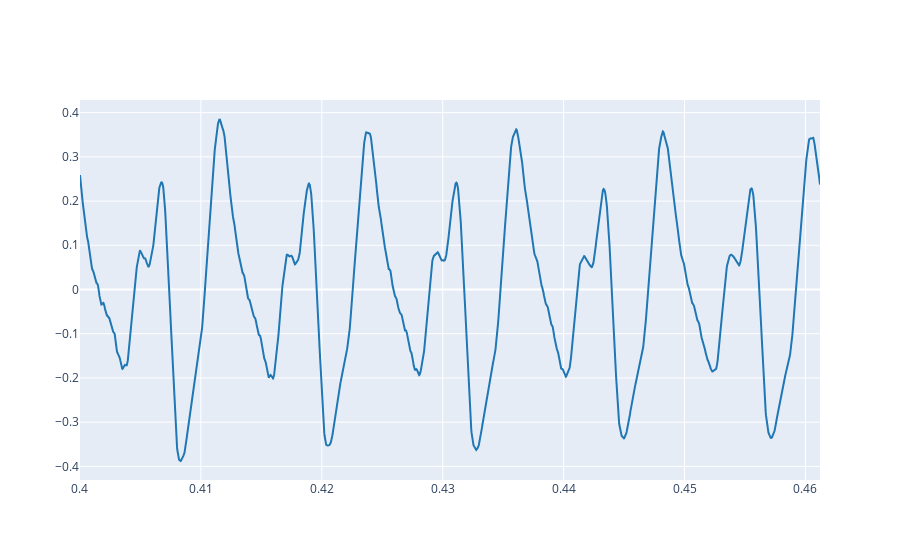

Notebook source saved alongside this figure:
### Markdown cell above
3.1. Load your reference audio signal and plot some periods (5-10) where the amplitude is stable. For instance see Ex. 2.3 from Lab 1.

### Code cell
filepath = r"c:\Users\Administrator\Documents\Senyal_sistemes\465490__timidity__savarez-esaite.wav" #r vol dir raw string
ref, fs = load_audio(filepath)

plot_signals(ref, fs,0.4, 0.4 + 5*T)

### Figure 1 — Plotly figure (JSON) as saved in the notebook; plotly's stock layout.template omitted (floating-point values rounded to 4 significant figures; data arrays with more than 128 entries replaced by an {"elided": "..."} marker saying what was removed)
{"data": [{"line": {"color": "#1f77b4", "shape": "linear"}, "mode": "lines", "name": "audio signal 0", "type": "scatter", "x": {"elided": "2700 float values"}, "y": {"elided": "2700 float values"}}], "layout": {}}
